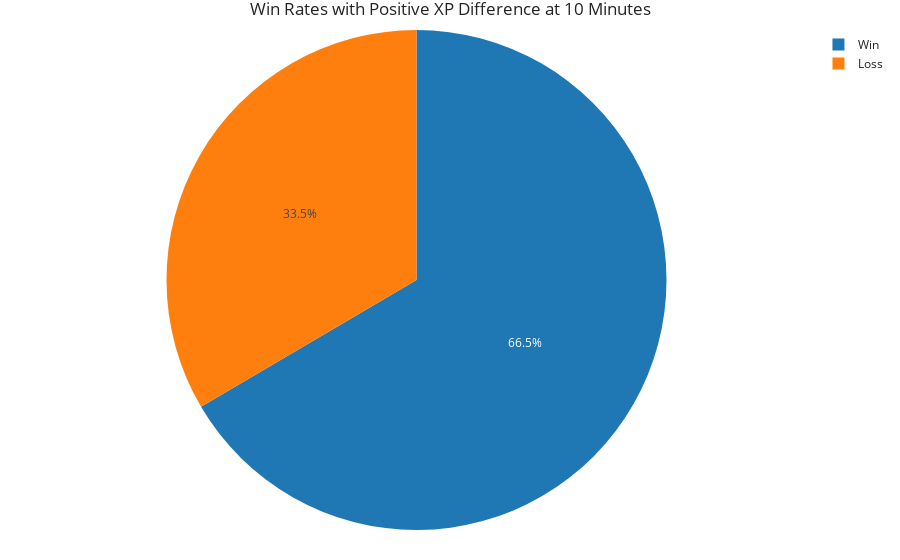

Notebook code for this chart:
### Code cell
positive_gold_diff = team[team['xpdiffat10'] > 0]

win_rate_data = positive_gold_diff['result'].value_counts(normalize=True) * 100

# Create a pie plot
fig = px.pie(
  values=win_rate_data.values,
  names=['Win', 'Loss'],
  title='Win Rates with Positive XP Difference at 10 Minutes',
  labels={'value': 'Percentage', 'names': 'Result'}
)
fig.show()

### Figure 1 — Plotly figure (JSON) as saved in the notebook; plotly's stock layout.template omitted (floating-point values rounded to 4 significant figures)
{"data": [{"domain": {"x": [0, 1], "y": [0, 1]}, "hovertemplate": "Result=%{label}<br>value=%{value}<extra></extra>", "labels": ["Win", "Loss"], "legendgroup": "", "name": "", "showlegend": true, "type": "pie", "values": [66.53, 33.47]}], "layout": {"legend": {"tracegroupgap": 0}, "title": {"text": "Win Rates with Positive XP Difference at 10 Minutes"}}}
